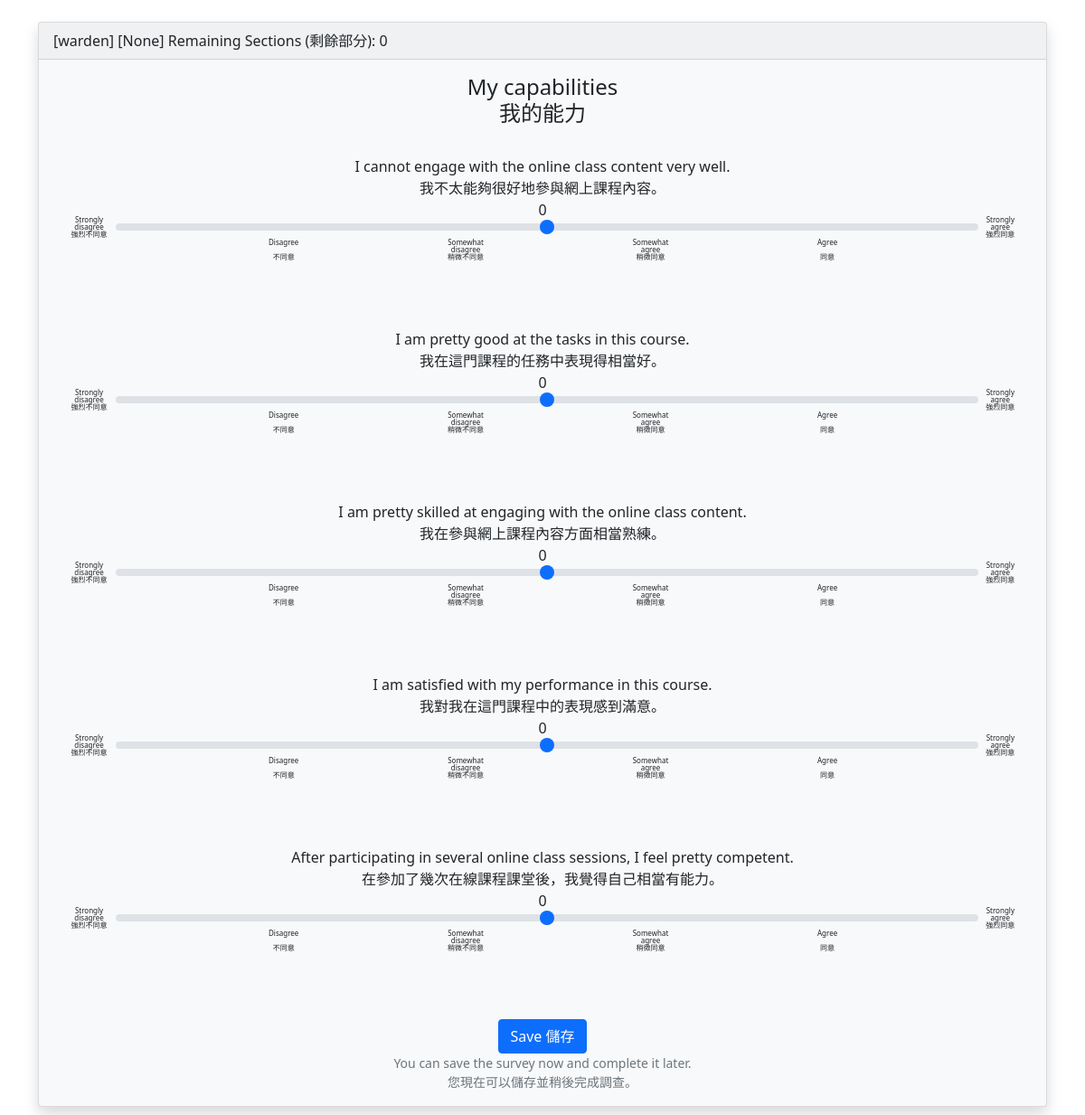
Screenshot of /survey/1/ (signed in) with the database file from the repository.
### survey/models.py (models this page shows, shortened)
class SurveySection(models.Model):
    name_en = models.CharField(max_length=100)  # English name of the section
    name_zh = models.CharField(max_length=100)  # Chinese name of the section
    code = models.CharField(max_length=10, unique=True)  # Section code NAME of the section
    code_order = models.IntegerField()  # Section NUMBER
    class_name = models.CharField(max_length=100)  # Name of the survey (i.e. class)

class SurveyQuestion(models.Model):
    section_code = models.CharField(max_length=10)  # Store the section code
    section = models.ForeignKey(SurveySection, on_delete=models.CASCADE, related_name='questions')
    text_en = models.TextField()  # English version of the question
    text_zh = models.TextField()  # Chinese version of the question
    question_number = models.IntegerField()  # Unique number for each question within a section
    class_name = models.CharField(max_length=100)  # Name of the survey (i.e. class)

### survey/views.py (the view)
# urls.py: path('survey/<int:code_order>/', surveyViews.survey_view, name='survey_view'),
def survey_view(request, code_order):
    remaining_sections_count = request.session.get('remaining_sections_count', 0)
    section = get_object_or_404(SurveySection, code_order=code_order)
    questions = list(section.questions.all())  # Convert QuerySet to a list for shuffling
    random.shuffle(questions)  # Randomize the order of questions
    currentClassName = request.session.get('currentClassName')
    student_id = request.session.get('student_id')
    context = {
        'section': section,
        'questions': questions,
        'remaining_sections_count': remaining_sections_count,
        'student_id': student_id,
        'currentClassName': currentClassName,
    }
    return render(request, 'survey.html', context)

### survey/templates/survey.html (shortened to what this page needs)
{% load static %}
<!DOCTYPE html>
<html>
<head>
    {% include "_header_00.html" %}
</head>
<body>
    <div class="container mt-4">
        <div class="card text-dark bg-light mb-3 shadow">
            <div class="card-header">
                [{{ currentClassName }}] [{{ student_id }}] Remaining Sections (剩餘部分): {{ remaining_sections_count }}
            </div>
            <div class="card-body">
                <h4 class="card-title text-center">{{ section.name_en }}<br>{{ section.name_zh }}</h4><br>
                <form id="survey-form" action="{% url 'submit_survey' section.code_order %}" method="post">
                    {% for question in questions %}
                        <div class="mb-3">
                            <div class="question-text">
                                <p>{{ question.text_en }}<br>{{ question.text_zh }}<br>
                                <span class="slider-value" id="value_question_{{ question.id }}">0</span></p>
                            </div>
                            <div class="slider-range-container text-center" style="position: relative; padding: 0 10px;">
                                <span class="slider-label tiny-text">Strongly disagree<br>強烈不同意</span>
                                    <input type="range" class="form-range" id="question_{{ question.id }}" name="question_{{ question.id }}" min="-100" max="100" step="1" value="0" style="width: 100%;">
                                <span class="slider-label tiny-text">Strongly agree<br>強烈同意</span>
                                <div class="d-flex justify-content-between" style="display: flex; justify-content: space-between; position: absolute; width: calc(60% - 20px); bottom: -25px; left: 22%;">
                                    <span class="slider-label tiny-text">Disagree<br><br>不同意</span>
                                    <span class="slider-label tiny-text">Somewhat<br>disagree<br>稍微不同意</span>
                                    <span class="slider-label tiny-text">Somewhat<br>agree<br>稍微同意</span>
                                    <span class="slider-label tiny-text">Agree<br><br>同意</span>
                                </div>
                            </div>
                        </div>
                    {% endfor %}
                    <div class="button-center">
                        <button type="submit" class="btn btn-primary">Save 儲存</button>
                    </div>
                    <div class="small text-muted text-center">You can save the survey now and complete it later.<br>您現在可以儲存並稍後完成調查。</div>
                </form>
            </div>
        </div>
    </div>
</body>
</html>

### shared_templates/_header_00.html (style rules this page uses)
.slider-range-container { display: flex; justify-content: space-between; align-items: center; margin-bottom: 100px; }
input[type="range"] { width: 100%; -webkit-appearance: none; }
.question-text { text-align: center; }
.slider-label { font-size: 0.65rem; line-height: 1; margin-right: 0px; margin-left: 0px; }
.question-text p { margin-bottom: 0; }
.slider-value { display: block; margin-top: 0px; margin-bottom: -5px; }
.button-center { display: flex; justify-content: center; align-items: center; margin-top: 20px; }
.tiny-text { font-size: 0.5rem; line-height: 1; }

### rows the page displays
SurveySection: name_en "My capabilities", name_zh "我的能力"
SurveyQuestion: text_en "I cannot engage with the online class content very well.", text_zh "我不太能夠很好地參與網上課程內容。"
SurveyQuestion: text_en "I am pretty good at the tasks in this course.", text_zh "我在這門課程的任務中表現得相當好。"
SurveyQuestion: text_en "I am pretty skilled at engaging with the online class content.", text_zh "我在參與網上課程內容方面相當熟練。"
SurveyQuestion: text_en "I am satisfied with my performance in this course.", text_zh "我對我在這門課程中的表現感到滿意。"
SurveyQuestion: text_en "After participating in several online class sessions, I feel pretty competent.", text_zh "在參加了幾次在線課程課堂後，我覺得自己相當有能力。"

### other values shown
{{ currentClassName }} "warden"
{{ student_id }} "None"
{{ remaining_sections_count }} "0"
